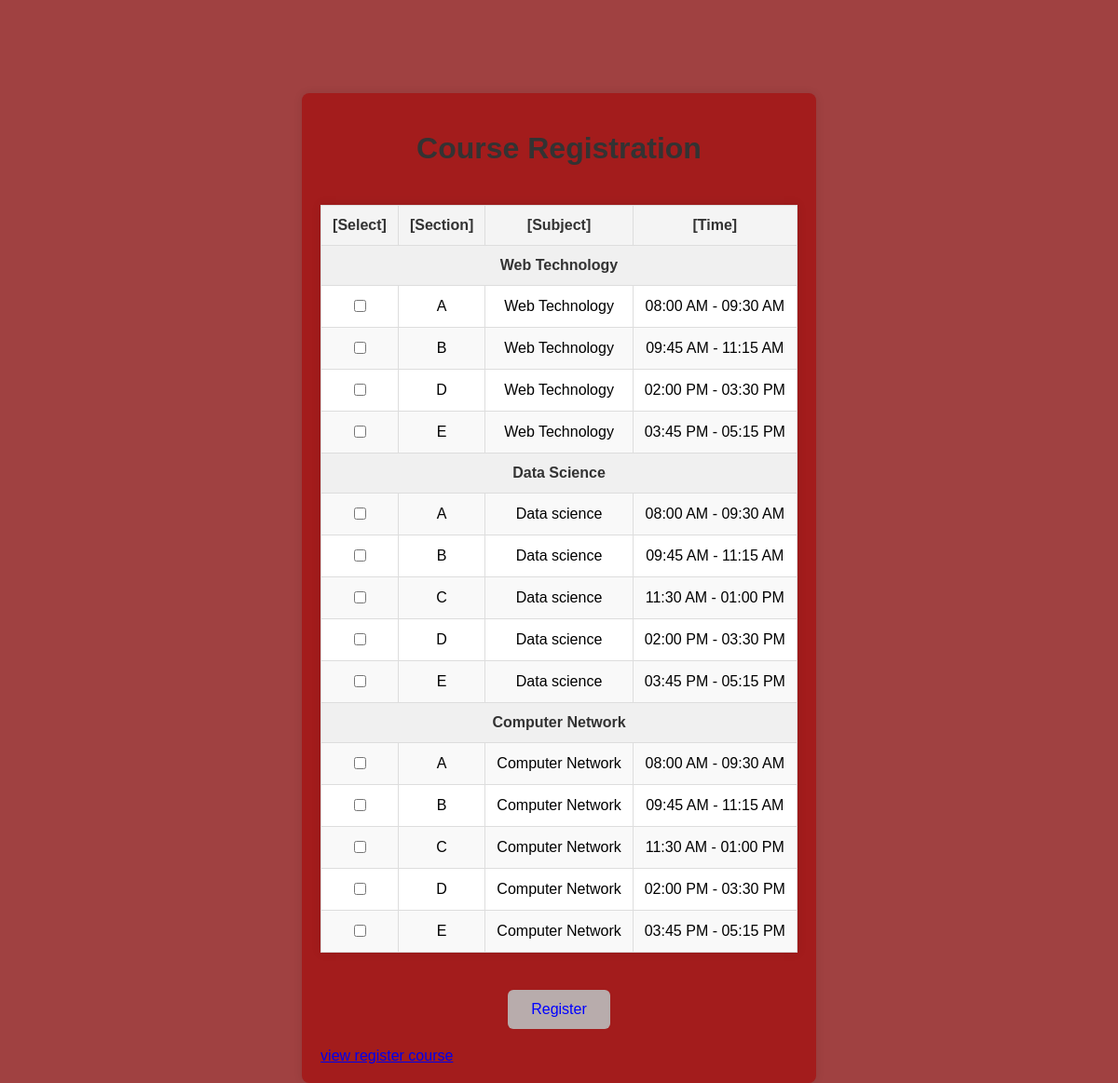
/student/view/Course Registration.php (signed in), run on an earlier commit of the app's database.
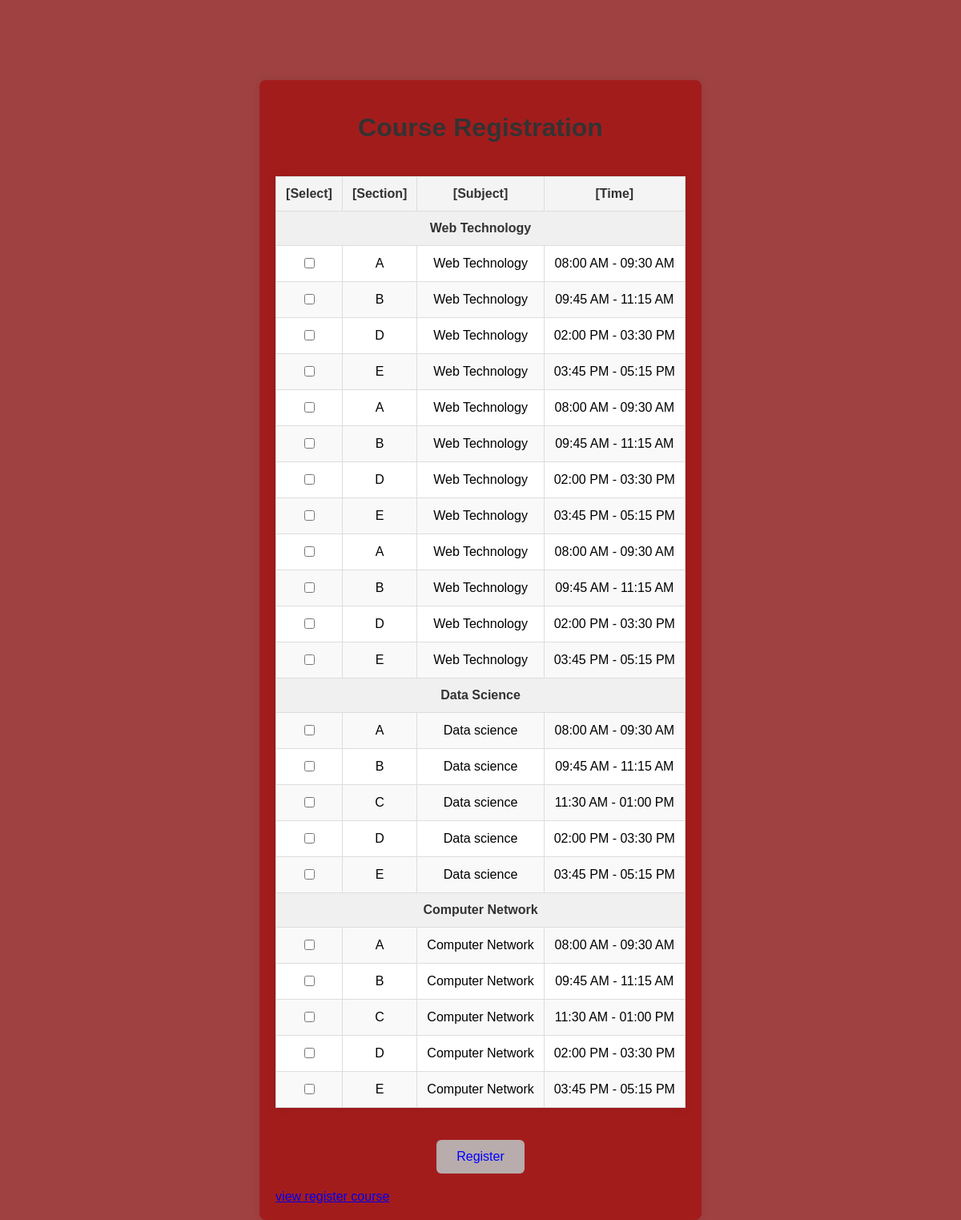
And on a later commit of the database.
### tables this page shows
CREATE TABLE `web_tech` (
  `id` int(11) NOT NULL,
  `section` varchar(50) DEFAULT NULL,
  `subject` varchar(100) DEFAULT NULL,
  `time` varchar(50) DEFAULT NULL
);

CREATE TABLE `data_science` (
  `id` int(11) NOT NULL,
  `section` varchar(50) DEFAULT NULL,
  `subject` varchar(100) DEFAULT NULL,
  `time` varchar(50) DEFAULT NULL
);

CREATE TABLE `computer_network` (
  `id` int(11) NOT NULL,
  `section` varchar(50) DEFAULT NULL,
  `subject` varchar(100) DEFAULT NULL,
  `time` varchar(50) DEFAULT NULL
);

### student/view/Course Registration.php (the view, shortened to what this page needs)
<?php
include '../../main/DB/DB.php';
$web_sql="SELECT section,subject,time FROM web_tech";
$data_sql="SELECT section,subject,time FROM data_science";
$network_sql="SELECT section,subject,time FROM computer_network";
?>
<!DOCTYPE html>
<html>
    <head>
        <link rel="stylesheet" type="text/css" href="../css/Course Registration.css">
    </head>
<body>
    <div class="container">
    <form action="Course Registration.php" method="post">
    <table>
        <h1>Course Registration</h1>
        <tr>
            <th>[Select]</th>
            <th>[Section]</th>
            <th>[Subject]</th>
            <th>[Time]</th>
        </tr>
        <tr>
            <th colspan="4" style="background-color:#f0f0f0;">Web Technology</th>
        </tr>
        <?php
            $result1 = $conn->query($web_sql);
            if ($result1->num_rows > 0) {
                while ($row = $result1->fetch_assoc()) {
                    echo "<tr>
                            <td><input type='checkbox' name='course[]' value='Web Technology - " . $row['section'] . "'></td>
                            <td>" . $row['section'] . "</td>
                            <td>" . $row['subject'] . "</td>
                            <td>" . $row['time'] . "</td>
                          </tr>";
                }
            }
        ?>
        <tr>
            <th colspan="4" style="background-color:#f0f0f0;">Data Science</th>
        </tr>
        <?php
            $result2 = $conn->query($data_sql);
            if ($result2->num_rows > 0) {
                while ($row = $result2->fetch_assoc()) {
                    echo "<tr>
                            <td><input type='checkbox' name='course[]' value='Data Science - " . $row['section'] . "'></td>
                            <td>" . $row['section'] . "</td>
                            <td>" . $row['subject'] . "</td>
                            <td>" . $row['time'] . "</td>
                          </tr>";
                }
            }
            ?>
        <tr>
            <th colspan="4" style="background-color:#f0f0f0;">Computer Network</th>
        </tr>
        <?php
            $result3 = $conn->query($network_sql);
            if ($result3->num_rows > 0) {
                while ($row = $result3->fetch_assoc()) {
                    echo "<tr>
                            <td><input type='checkbox' name='course[]' value='Computer Network - " . $row['section'] . "'></td>
                            <td>" . $row['section'] . "</td>
                            <td>" . $row['subject'] . "</td>
                            <td>" . $row['time'] . "</td>
                          </tr>";
                }
            }
        ?>
    </table>
        <button type="submit" name="register_course">Register</button>
        </form>
        <a href ="View Courses.php">view register course</a>
    </div>
</html>

### student/Css/Course Registration.css (style rules this page uses)
body { background-color: #a04141; font-family: Arial, sans-serif; justify-self: center; align-items: center; height:100vh; margin: 0; }
.container { max-width: 2000px; margin: 100px auto; padding: 20px; min-height: 400px; background-color: #a31c1c; border-radius: 8px; box-shadow: 0 0 10px rgba(0, 0, 0, 0.1); }
h1 { text-align: center; color: #333; }
form { display: flex; flex-direction: column; }
table { width: 100%; margin: 20px auto; border-collapse: collapse; background-color: #fff; box-shadow: 0 0 10px rgba(0, 0, 0, 0.1); }
th, td { border: 1px solid #ddd; padding: 12px; text-align: center; }
th { background-color: #f4f4f4; color: #333; }
tr:nth-child(even) { background-color: #f9f9f9; }
button { display: block; margin: 20px auto; padding: 12px 25px; background-color: #b8acac; color:blue; border: none; border-radius: 6px; cursor: pointer; font-size: 16px; }

What changed in the data, as far as the page shows it:
added web_tech: section "A", subject "Web Technology", time "08:00 AM - 09:30 AM"
added web_tech: section "B", subject "Web Technology", time "09:45 AM - 11:15 AM"
added web_tech: section "D", subject "Web Technology", time "02:00 PM - 03:30 PM"
added web_tech: section "E", subject "Web Technology", time "03:45 PM - 05:15 PM"
added web_tech: section "A", subject "Web Technology", time "08:00 AM - 09:30 AM"
added web_tech: section "B", subject "Web Technology", time "09:45 AM - 11:15 AM"
added web_tech: section "D", subject "Web Technology", time "02:00 PM - 03:30 PM"
added web_tech: section "E", subject "Web Technology", time "03:45 PM - 05:15 PM"
